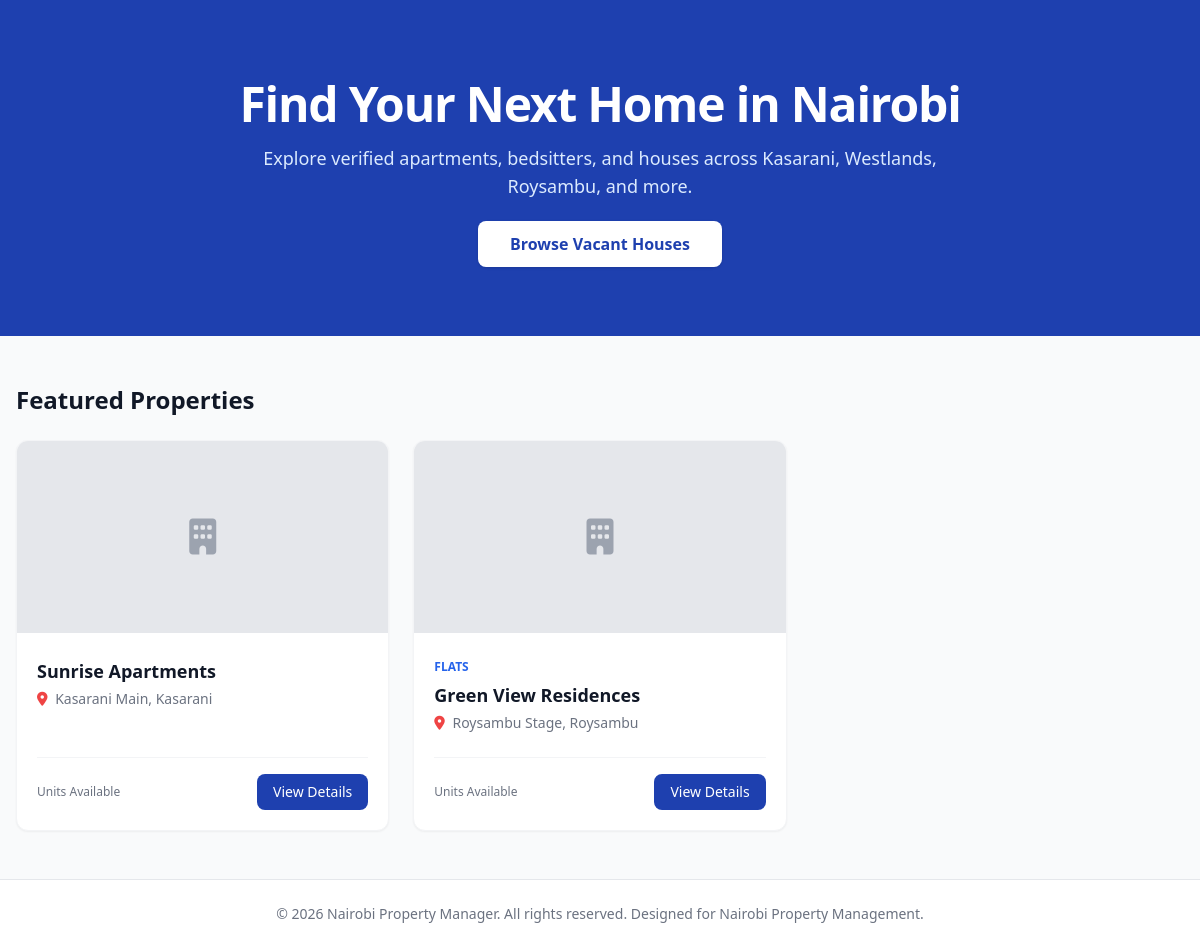
The page / on the database its author committed.
### tables this page shows
CREATE TABLE properties (
    id INT AUTO_INCREMENT PRIMARY KEY,
    landlord_id INT NOT NULL,
    name VARCHAR(150) NOT NULL,
    property_type ENUM('Apartment', 'Flats', 'Bedsitters', 'Maisonettes', 'Townhouses', 'Commercial', 'Student Housing', 'Mixed Use', 'Single Family', 'Other') NOT NULL,
    description TEXT,
    location_id INT NOT NULL,
    physical_address VARCHAR(255) NOT NULL,
    latitude DECIMAL(10, 8) NULL,
    longitude DECIMAL(11, 8) NULL,
    number_of_units INT NOT NULL DEFAULT 0,
    year_built YEAR NULL,
    amenities TEXT,
    status ENUM('Active', 'Under Maintenance', 'Archived') DEFAULT 'Active',
    property_image VARCHAR(255) NULL,
    created_at TIMESTAMP DEFAULT CURRENT_TIMESTAMP,
    updated_at TIMESTAMP DEFAULT CURRENT_TIMESTAMP ON UPDATE CURRENT_TIMESTAMP,
    FOREIGN KEY (landlord_id) REFERENCES landlords(id) ON DELETE RESTRICT,
    FOREIGN KEY (location_id) REFERENCES locations(id) ON DELETE RESTRICT
);

CREATE TABLE locations (
    id INT AUTO_INCREMENT PRIMARY KEY,
    county VARCHAR(100) DEFAULT 'Nairobi',
    sub_county VARCHAR(100) NOT NULL,
    estate VARCHAR(100) NOT NULL,
    created_at TIMESTAMP DEFAULT CURRENT_TIMESTAMP
);

### includes/functions.php (called while the page is built, shortened)
<?php
function e($string) {
    return htmlspecialchars($string ?? '', ENT_QUOTES, 'UTF-8');
}

### public/index.php (the view, shortened to what this page needs)
<?php
require_once __DIR__ . '/../includes/functions.php';
$db = db();
$properties = $db->query("SELECT p.*, l.estate, l.sub_county FROM properties p JOIN locations l ON p.location_id = l.id WHERE p.status = 'Active' LIMIT 6")->fetchAll();
include __DIR__ . '/../includes/header.php';
?>
<div class="flex-1 flex flex-col">
    <div class="bg-primary text-white py-20 px-4 text-center">
        <div class="max-w-3xl mx-auto space-y-4">
            <h1 class="text-4xl sm:text-5xl font-extrabold tracking-tight">Find Your Next Home in Nairobi</h1>
            <p class="text-lg text-blue-100">Explore verified apartments, bedsitters, and houses across Kasarani, Westlands, Roysambu, and more.</p>
            <div class="pt-4">
                <a href="<?php echo BASE_URL; ?>/public/properties.php" class="bg-white text-primary font-bold px-8 py-3 rounded-lg shadow hover:bg-blue-50 transition">
                    Browse Vacant Houses
                </a>
            </div>
        </div>
    </div>
    <div class="max-w-7xl mx-auto px-4 py-12 flex-1 w-full">
        <h2 class="text-2xl font-bold text-gray-900 mb-6">Featured Properties</h2>
        <div class="grid grid-cols-1 sm:grid-cols-2 lg:grid-cols-3 gap-6">
            <?php foreach ($properties as $prop): ?>
                <div class="bg-white rounded-xl border border-gray-100 shadow-sm overflow-hidden flex flex-col">
                    <div class="h-48 bg-gray-200 flex items-center justify-center text-gray-400">
                        <i class="fa-solid fa-building text-4xl"></i>
                    </div>
                    <div class="p-5 flex-1 flex flex-col justify-between">
                        <div>
                            <span class="text-xs font-semibold text-accent uppercase"><?php echo e($prop['property_type']); ?></span>
                            <h3 class="font-bold text-lg text-gray-900 mt-1"><?php echo e($prop['name']); ?></h3>
                            <p class="text-sm text-gray-500 mt-1"><i class="fa-solid fa-location-dot mr-1 text-red-500"></i> <?php echo e($prop['estate'] . ', ' . $prop['sub_county']); ?></p>
                        </div>
                        <div class="mt-6 pt-4 border-t border-gray-100 flex items-center justify-between">
                            <span class="text-xs text-gray-500">Units Available</span>
                            <a href="<?php echo BASE_URL; ?>/public/property-details.php?id=<?php echo $prop['id']; ?>" class="text-sm bg-primary text-white px-4 py-2 rounded-lg font-medium hover:bg-blue-800 transition">
                                View Details
                            </a>
                        </div>
                    </div>
                </div>
            <?php endforeach; ?>
        </div>
    </div>
</div>
<?php include __DIR__ . '/../includes/footer.php'; ?>

### rows shown on the page
properties: name "Sunrise Apartments", location.sub_county "Kasarani Main, Kasarani"
properties: property_type "FLATS", name "Green View Residences", location.sub_county "Roysambu Stage, Roysambu"

### other values the page prints
APP_NAME "Nairobi Property Manager"
